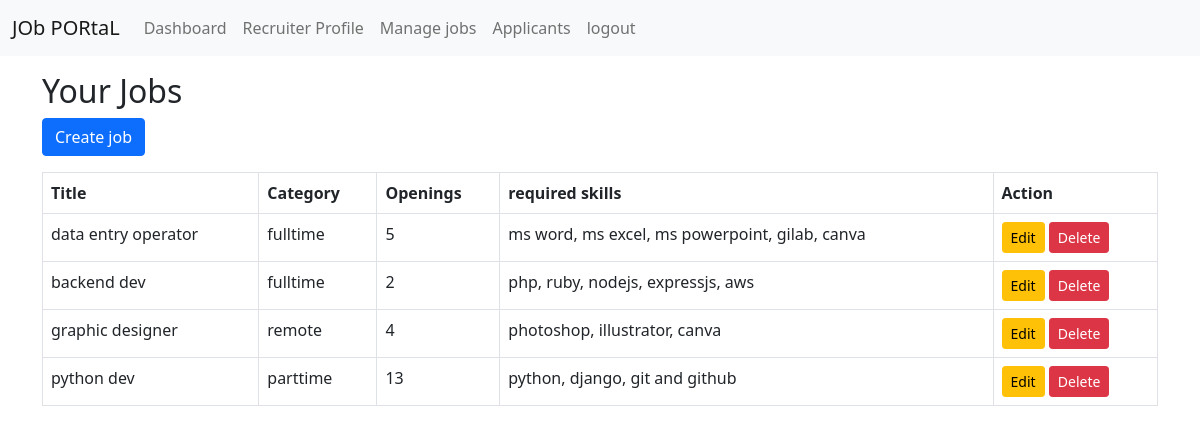
Page /recruiter/jobs/ (signed in) on the committed database.
### prac_app/models.py (models this page shows, shortened)
class Job(models.Model):
    CATEGORY = (
        ('remote', 'Remote'),
        ('fulltime', 'Full Time'),
        ('parttime', 'Part Time'),
        ('internship', 'Internship'),
    )
    recruiter = models.ForeignKey(
        RecruiterProfile,
        on_delete=models.CASCADE
    )
    title = models.CharField(max_length=300)
    number_of_openings = models.PositiveIntegerField()
    category = models.CharField(
        max_length=100,
        choices=CATEGORY
    )
    job_description = models.TextField()
    skills_set = models.TextField(
        help_text="Example: Python, Django, React"
    )
    created_at = models.DateTimeField(
        auto_now_add=True
    )
    updated_at = models.DateTimeField(
        auto_now=True
    )

### prac_app/views.py (the view, shortened to what this page needs)
# urls.py: path('recruiter/jobs/',recruiter_jobs,name='recruiter_jobs'),
@login_required
def recruiter_jobs(request):
    if request.user.user_type!= 'recruiter':
        return redirect('login_page')
    recruiter_profile=get_object_or_404(
        RecruiterProfile,
        user=request.user
    )
    jobs = Job.objects.filter(
        recruiter=recruiter_profile
        ).order_by('-id')
    job_id = request.GET.get('edit')
    job_instance = None
    if job_id:
        job_instance=get_object_or_404(
            Job,
            id=job_id,
            recruiter=recruiter_profile
            )
    if request.method == 'POST':
        form_data=JobForm(
            request.POST,
            instance=job_instance
            )
        if form_data.is_valid():
            save_data = form_data.save(commit=False)
            save_data.recruiter = recruiter_profile
            save_data.save()
            if job_instance:
                messages.success(request,'job updated')
            else:
                messages.success(request,'job created')
            return redirect('recruiter_jobs')
    else:
        form_data=JobForm(instance=job_instance)
    return render(request,'job/recruiter-jobs.html',{'jobs' : jobs})

### prac_app/templates/job/recruiter-jobs.html (shortened to what this page needs)
{% extends 'master/base.html' %}
{% block content %}
<h2>Your Jobs</h2>
<a href="?create=true" class="btn btn-primary mb-3">
    Create job
</a>
<table class="table table-bordered">
    <tr>
        <th>Title</th>
        <th>Category</th>
        <th>Openings</th>
        <th>required skills</th>
        <th>Action</th>
    </tr>
    {% for job in jobs  %}
    <tr>
        <td>{{job.title}}</td>
        <td>{{job.category}}</td>
        <td>{{job.number_of_openings}}</td>
        <td>{{job.skills_set}}</td>
        <td>
            <a href="?edit={{job.id}}"
            class="btn btn-warning btn-sm">
            Edit
        </a>
        <form method="POST" style="display: inline;">
            <button
            type="submit"
            name="delete_job"
            value="{{job.id}}"
            class="btn btn-danger btn-sm">
            Delete
            </button>
        </form>
        </td>
    </tr>
    {% endfor %}
</table>
{% endblock content %}

### rows in the picture
Job: title "data entry operator", category "fulltime", number_of_openings "5", skills_set "ms word, ms excel, ms powerpoint, gilab, canva", {{ job.id }} 4 (drawn)
Job: title "backend dev", category "fulltime", number_of_openings "2", skills_set "php, ruby, nodejs, expressjs, aws", {{ job.id }} 3 (drawn)
Job: title "graphic designer", category "remote", number_of_openings "4", skills_set "photoshop, illustrator, canva", {{ job.id }} 2 (drawn)
Job: title "python dev", category "parttime", number_of_openings "13", skills_set "python, django, git and github", {{ job.id }} 1 (drawn)
